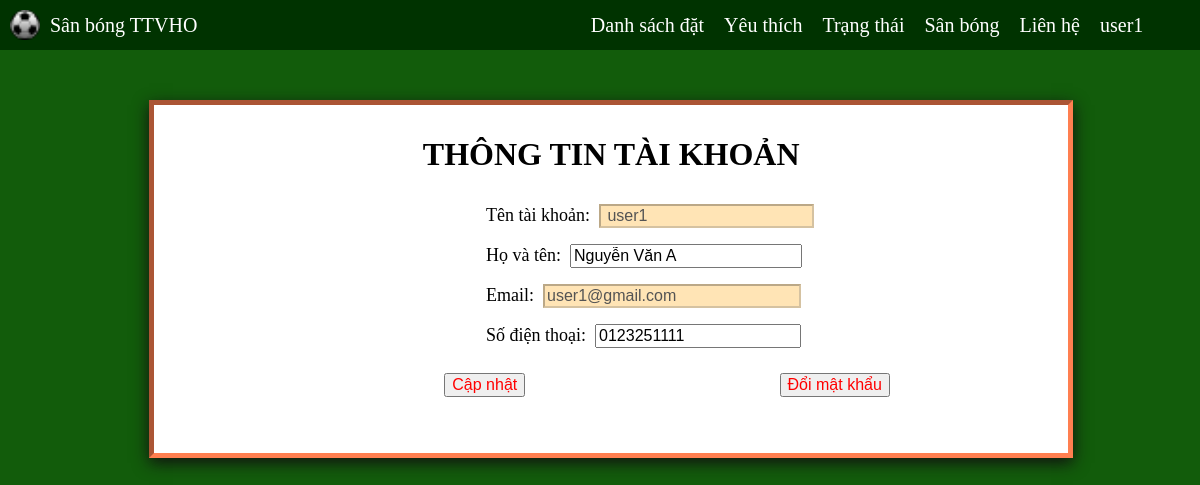
Screenshot of /setting.php (signed in) with the database file from the repository.
### tables this page shows
CREATE TABLE `taikhoan` (
  `ID` int(5) NOT NULL,
  `TenTK` varchar(50) NOT NULL,
  `MatKhau` varchar(50) NOT NULL,
  `Email` varchar(100) NOT NULL,
  `Quyen` bit(1) NOT NULL
);

CREATE TABLE `khachhang` (
  `MaKH` int(5) NOT NULL,
  `TenKH` text NOT NULL,
  `Email` varchar(50) NOT NULL,
  `SoDT` varchar(10) NOT NULL
);

### setting.php (the view, shortened to what this page needs)
<html>
<head>
</head>
<body>
    <?php
    include 'header.php';
    $email = $_SESSION['email'];
    $sql = "SELECT * FROM taikhoan
        INNER JOIN khachhang ON taikhoan.email = khachhang.email
        WHERE taikhoan.email = '$email'";
    $result = mysqli_query($conn, $sql);
    $num = mysqli_num_rows($result);
    if ($num > 0) {
        $row = mysqli_fetch_assoc($result);
    echo '<div class="status-div">
        <h1>THÔNG TIN TÀI KHOẢN</h1>
        <form action="setting_submit.php" method="POST">
            <label class="label">Tên tài khoản:</label>
            <input style="background-color: #FFE4B5"  value=" '. $_SESSION['login_user'] . '" disabled="true">
            <br><label class="label">Họ và tên:</label>
            <input style="width: 232px" value="'. $row['TenKH']. '" type="text" name="ten" required>
            <br><label class="label">Email:</label>
            <input style="width: 258px; background-color: #FFE4B5" value="'.  $row['Email'] . '" disabled="true" name="mail">
            <br><label class="label">Số điện thoại:</label>
            <input style="width: 206px" value="'.  $row['SoDT'] . '"  type="text" name="sdt" required>
            <br><br><input class="sm" type="submit" name="submit-tt" value= "Cập nhật">
            <input class="sm" type="submit" name="submit-pass" value= "Đổi mật khẩu">
        </form>
    </div>';
    }
    ?>
</body>
</html>

### setting.php (style rules this page uses)
body { background-color: #125c0b; }
.status-div { margin: 12.5%; margin-top: 100px; padding: 10px 40px 40px; border: 5px inset coral; width: 70%; background-color: #ffffff; box-shadow: 0 5px 15px #111111; display: inline-block; margin-bottom: 25px; }
h1 { text-align: center; }
label { margin-left: 35%; font-size: 18px; line-height: 40px; }
input { font-size: 16px; margin-left: 5px; }
.sm { margin-left: 30%; color: red; }

### header.php (style rules this page uses)
body { margin-top: 0; margin-left: 0; position: relative; }

### rows the page displays
taikhoan: ten "Nguyễn Văn A", mail "user1@gmail.com", sdt "0123251111"

### other values shown
$user['TenTK'] "user1"
